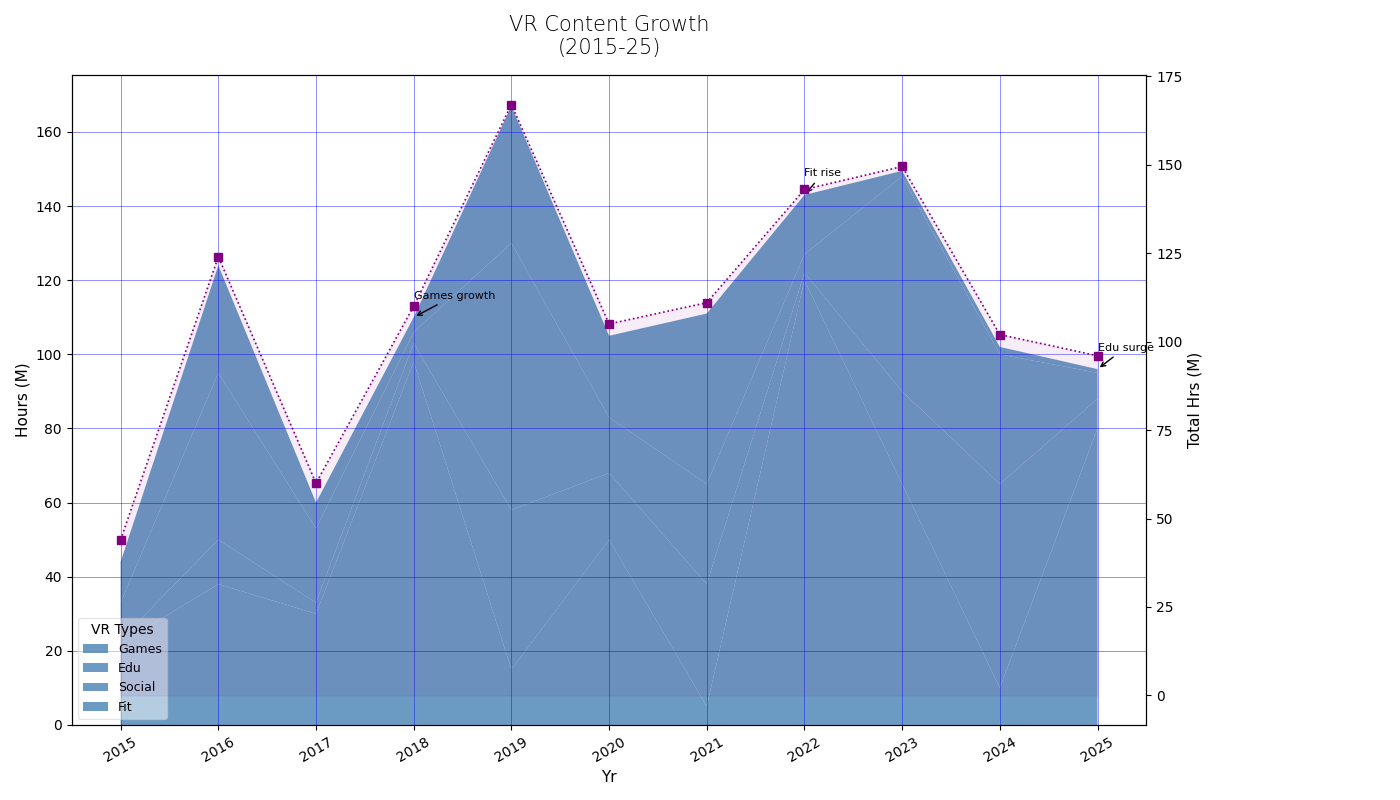

The Python source for this figure:
import matplotlib.pyplot as plt
import numpy as np

years = np.arange(2015, 2026)
vr_categories = ["Games", "Edu", "Social", "Fit"]

vr_data = np.array([
    [22, 38, 30, 98, 15, 50, 5, 120, 65, 10, 80],  # Games
    [1, 12, 3, 5, 43, 18, 33, 2, 25, 55, 8],        # Edu
    [10, 45, 20, 3, 72, 15, 27, 5, 58, 35, 7],      # Social
    [11, 29, 7, 4, 37, 22, 46, 16, 1.5, 2, 1]       # Fit
])

fig, ax = plt.subplots(figsize=(14, 8))

consistent_color = '#4682B4'

ax.stackplot(years, vr_data, labels=vr_categories, colors=[consistent_color]*len(vr_categories), alpha=0.8)

ax.set_title('VR Content Growth\n(2015-25)', fontsize=15, fontweight='light', pad=15)
ax.set_xlabel('Yr', fontsize=11)
ax.set_ylabel('Hours (M)', fontsize=11)

ax.set_xticks(years)
ax.set_xticklabels(years, rotation=30, ha='center')

ax.legend(title='VR Types', loc='lower left', fontsize=9, fancybox=True, framealpha=0.5)

ax.grid(color='blue', linestyle='-', linewidth=0.6, axis='both', alpha=0.5)

annotations = {
    2022: 'Fit rise',
    2018: 'Games growth',
    2025: 'Edu surge'
}

for year, annotation in annotations.items():
    ax.annotate(annotation, xy=(year, vr_data[:, years.tolist().index(year)].sum()), 
                xytext=(year, vr_data[:, years.tolist().index(year)].sum() + 5),
                arrowprops=dict(facecolor='gray', arrowstyle='->'), fontsize=8, ha='left')

ax2 = ax.twinx()
total_consumption = vr_data.sum(axis=0)
ax2.plot(years, total_consumption, label='Total', color='purple', linestyle=':', marker='s', markersize=6, linewidth=1.2)
ax2.fill_between(years, total_consumption, color='purple', alpha=0.07)

ax2.set_ylabel('Total Hrs (M)', fontsize=11)

plt.tight_layout(rect=[0, 0, 0.87, 1])
plt.show()
